Frame 1 (no input): blank canvas, image omitted
Frame 60 (the mouse pressed at the canvas centre just before this capture): blank canvas, image omitted
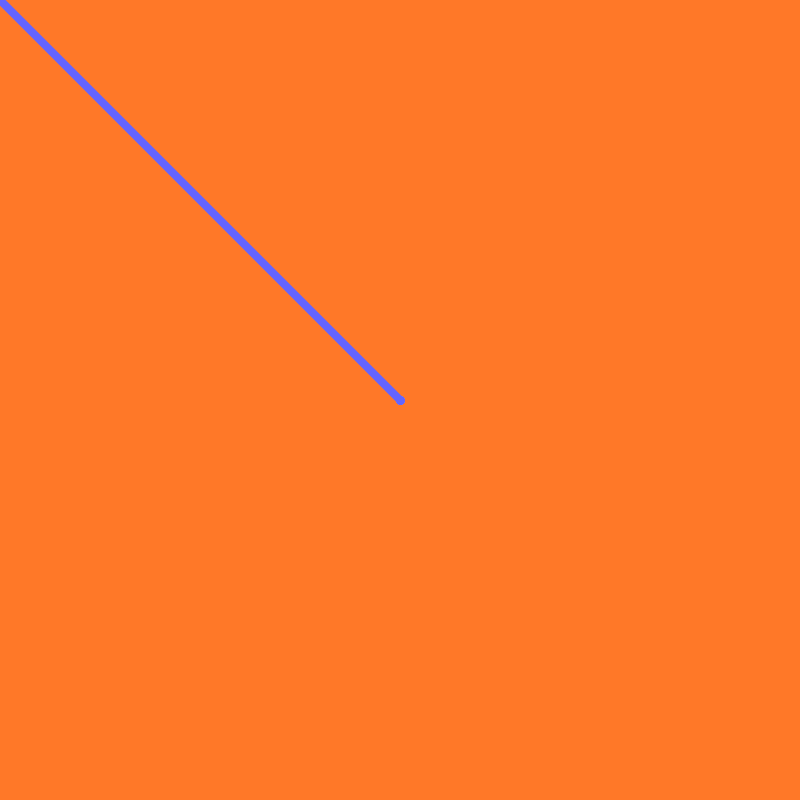
Frame 120 (the mouse held since frame 60 and released just before this capture)

The Processing sketch whose frames 1 and 60 were blank and that drew this single picture after the mouse press (run headless with seeded random() and noise(); from frame 60 on, the mouse is pressed at the canvas centre):

// Processing sketch: Dynamic_Line
// ── Dynamic_Line.pde
/*
Pmouse = previous mouse position
pmouseX()
pmouseY()
*/

void setup()
{
  size(800,800);
  background(255,120,40);
}

void draw()
{
  stroke(100,100,255);
  strokeWeight(8);
  //line(x1,y1,x2,y2);
  line(mouseX,mouseY,pmouseX,pmouseY); //basically a paintbrush
  
}
